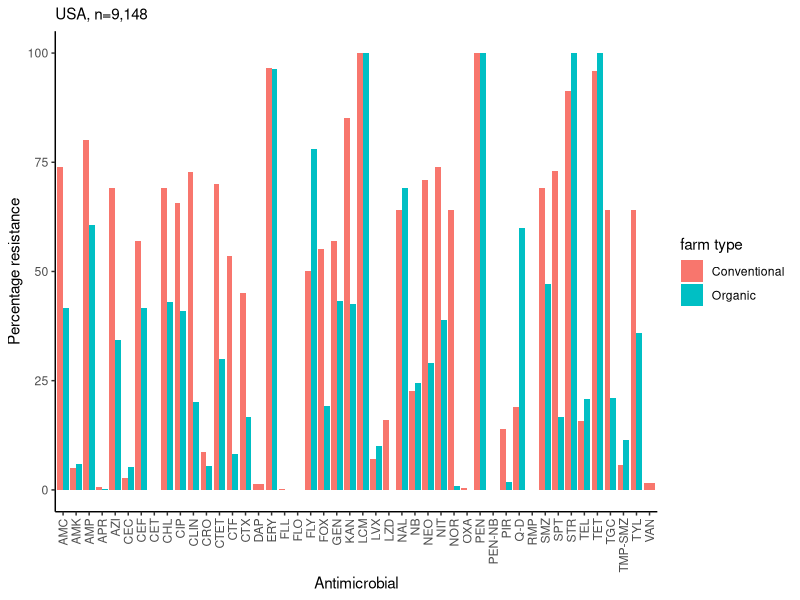
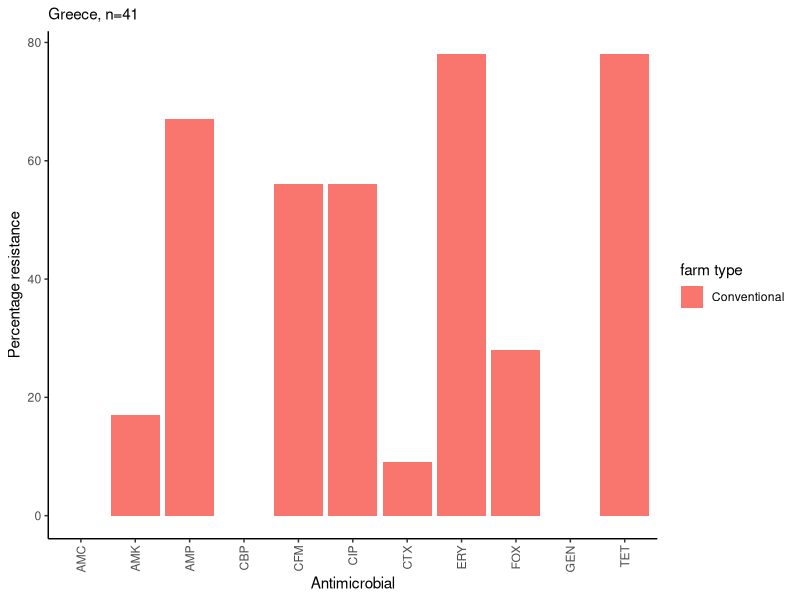
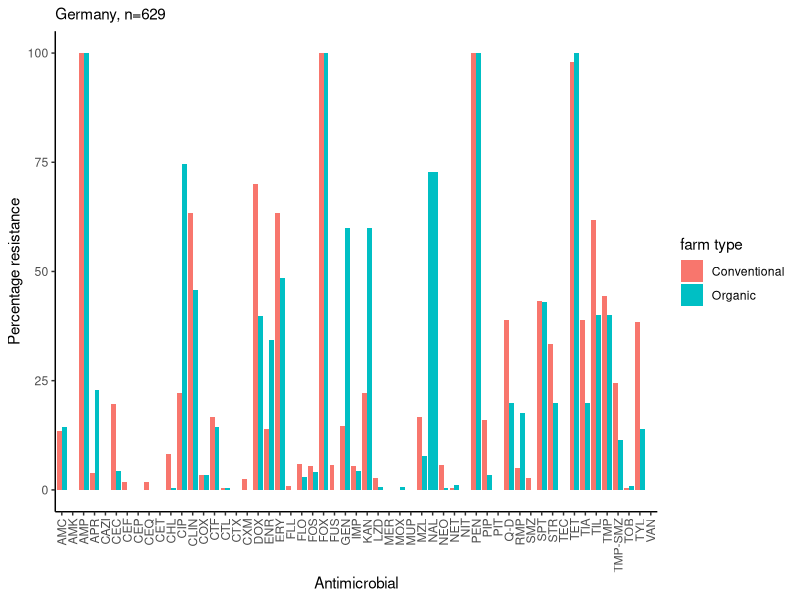
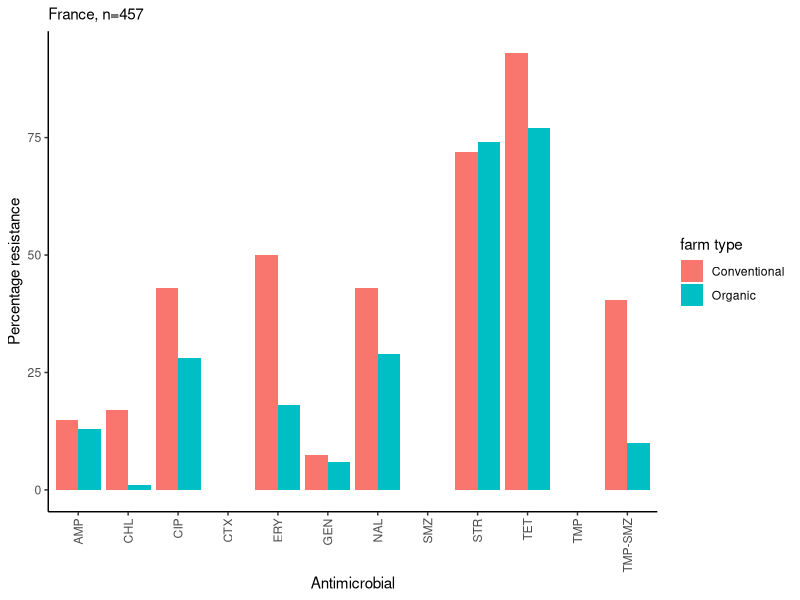
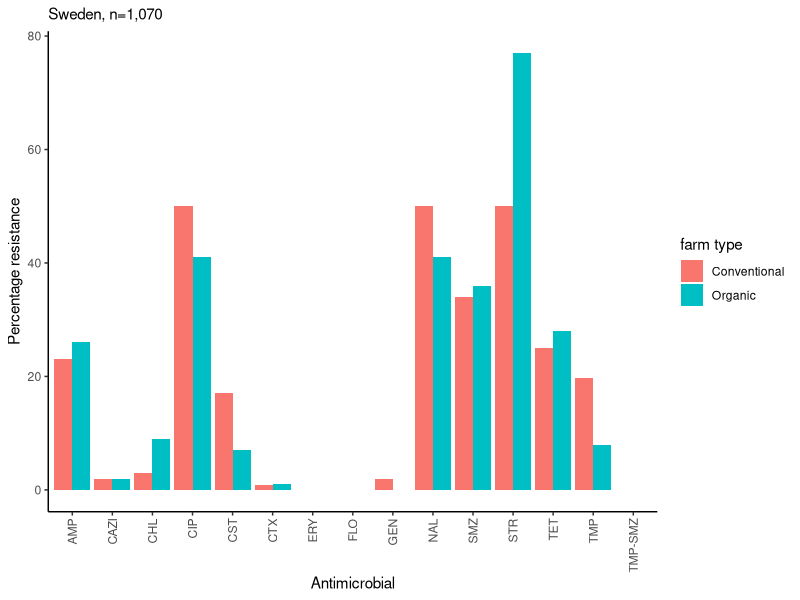
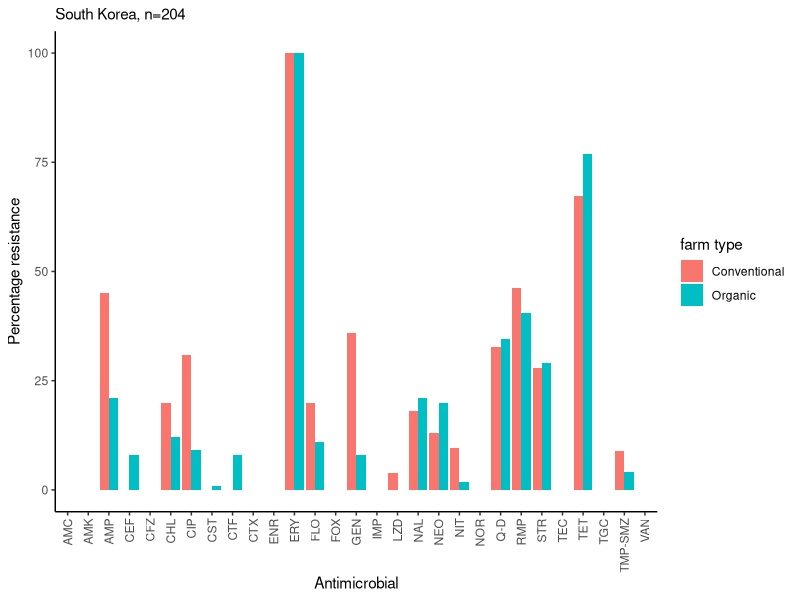
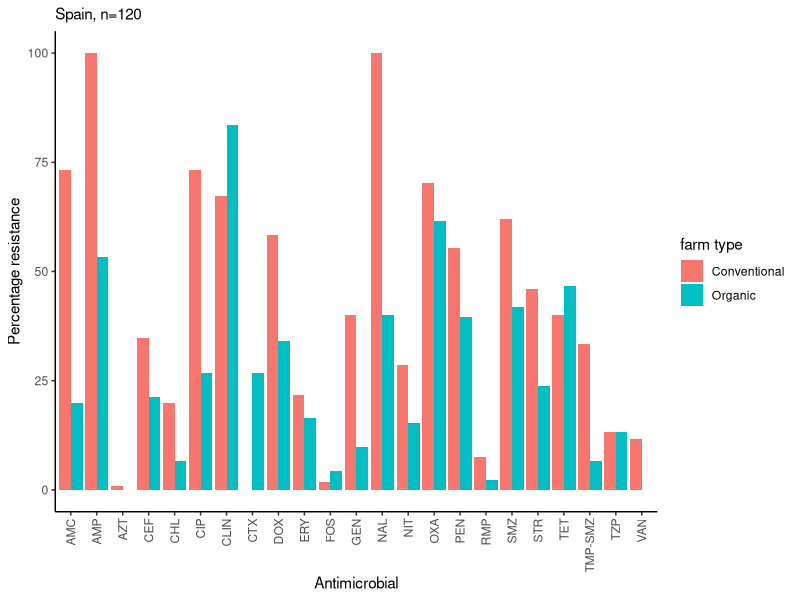
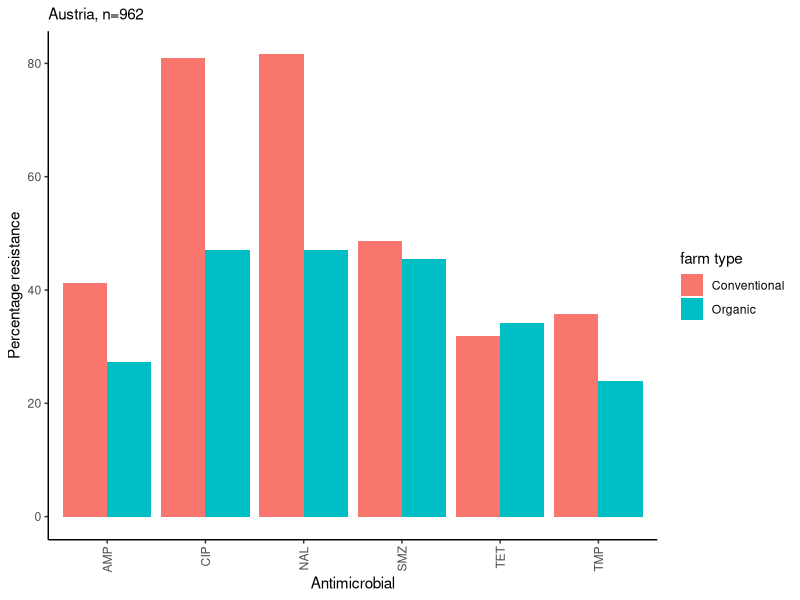

Write the R code that produced these figures, in order.
library(tidyverse)
library(ggplot2)
library(dplyr)
library(ggrepel)
library(patchwork)


setwd("C:/Users/hite/Desktop/conventionalvs organic project/AMR_conventionalvsorganic")

#Load data
main_data <- read_csv("conv.csv", na = "empty")

#changing percentage resistance into numeric class and rounding off  
main_data$percent_resistant <- as.numeric(as.character
                                          (main_data$percent_resistant))

main_data$percent_resistant <- round(main_data$percent_resistant, digits = 2)

bar_data <- main_data %>%
  group_by(author) %>%
  select("country",
         "farm_type",
         "sample_type",
         "host",
         "antimicrobial_compound",
         "pathogen",
         "strain",
         "percent_resistant",
         "no_isolates"
         
  )

bar_data <- bar_data %>%
  na.omit()
##Showing the countries in the data set
bar_data %>%
  count(country) %>%
  view()

##USA data

USA <- bar_data %>%
  filter(country == "United States of America") %>%
  select("country",
         "farm_type",
         "sample_type",
         "host",
         "antimicrobial_compound",
         "pathogen",
         "strain",
         "percent_resistant",
         "no_isolates"
         
  )
  
##USA bar plot

us_plot <- ggplot(USA, aes(x = antimicrobial_compound, 
                        y = percent_resistant, 
                        fill = farm_type
)
) +
  geom_bar(stat = "identity", position = "dodge") + 
  labs(subtitle = "USA, n=9,148",
       x = "Antimicrobial", y = "Percentage resistance", 
       fill = "farm type") + 
  theme_bw() + 
  theme_classic() + 
  theme(axis.text.x = element_text(angle = 90, vjust = 0.5, hjust = 1)) 
us_plot


#Greece data

Greece <- bar_data %>%
  filter(country == "Greece") %>%
  select("country",
         "farm_type",
         "sample_type",
         "host",
         "antimicrobial_compound",
         "pathogen",
         "strain",
         "percent_resistant",
         "no_isolates"
         
  )

##Greece bar plot

Greece_plot <- ggplot(Greece, aes(x = antimicrobial_compound, 
                           y = percent_resistant, 
                           fill = farm_type
)
) +
  geom_bar(stat = "identity", position = "dodge") + 
  labs(subtitle = "Greece, n=41",
       x = "Antimicrobial", y = "Percentage resistance", 
       fill = "farm type") + 
  theme_bw() + 
  theme_classic() + 
  theme(axis.text.x = element_text(angle = 90, vjust = 0.5, hjust = 1)) 
Greece_plot


#Germany data

Germany <- bar_data %>%
  filter(country == "Germany") %>%
  select("country",
         "farm_type",
         "sample_type",
         "host",
         "antimicrobial_compound",
         "pathogen",
         "strain",
         "percent_resistant",
         "no_isolates"
         
  )

##Germany bar plot

Germany_plot <- ggplot(Germany, aes(x = antimicrobial_compound, 
                                  y = percent_resistant, 
                                  fill = farm_type
)
) +
  geom_bar(stat = "identity", position = "dodge") + 
  labs(subtitle = "Germany, n=629",
       x = "Antimicrobial", y = "Percentage resistance", 
       fill = "farm type") + 
  theme_bw() + 
  theme_classic() + 
  theme(axis.text.x = element_text(angle = 90, vjust = 0.5, hjust = 1)) 
Germany_plot

#France data

France <- bar_data %>%
  filter(country == "France") %>%
  select("country",
         "farm_type",
         "sample_type",
         "host",
         "antimicrobial_compound",
         "pathogen",
         "strain",
         "percent_resistant",
         "no_isolates"
         
  )

##France bar plot

France_plot <- ggplot(France, aes(x = antimicrobial_compound, 
                                    y = percent_resistant, 
                                    fill = farm_type
)
) +
  geom_bar(stat = "identity", position = "dodge") + 
  labs(subtitle = "France, n=457",
       x = "Antimicrobial", y = "Percentage resistance", 
       fill = "farm type") + 
  theme_bw() + 
  theme_classic() + 
  theme(axis.text.x = element_text(angle = 90, vjust = 0.5, hjust = 1)) 
France_plot

#Sweden data

Sweden <- bar_data %>%
  filter(country == "Sweden") %>%
  select("country",
         "farm_type",
         "sample_type",
         "host",
         "antimicrobial_compound",
         "pathogen",
         "strain",
         "percent_resistant",
         "no_isolates"
         
  )

##Sweden bar plot

Sweden_plot <- ggplot(Sweden, aes(x = antimicrobial_compound, 
                                  y = percent_resistant, 
                                  fill = farm_type
)
) +
  geom_bar(stat = "identity", position = "dodge") + 
  labs(subtitle = "Sweden, n=1,070",
       x = "Antimicrobial", y = "Percentage resistance", 
       fill = "farm type") + 
  theme_bw() + 
  theme_classic() + 
  theme(axis.text.x = element_text(angle = 90, vjust = 0.5, hjust = 1)) 
Sweden_plot


#S.korea data

S.korea <- bar_data %>%
  filter(country == "South Korea") %>%
  select("country",
         "farm_type",
         "sample_type",
         "host",
         "antimicrobial_compound",
         "pathogen",
         "strain",
         "percent_resistant",
         "no_isolates"
         
  )

##S.korea bar plot

s.korea_plot <- ggplot(S.korea, aes(x = antimicrobial_compound, 
                                  y = percent_resistant, 
                                  fill = farm_type
)
) +
  geom_bar(stat = "identity", position = "dodge") + 
  labs(subtitle = "South Korea, n=204",
       x = "Antimicrobial", y = "Percentage resistance", 
       fill = "farm type") + 
  theme_bw() + 
  theme_classic() + 
  theme(axis.text.x = element_text(angle = 90, vjust = 0.5, hjust = 1)) 
s.korea_plot




#Spain data

Spain <- bar_data %>%
  filter(country == "Spain") %>%
  select("country",
         "farm_type",
         "sample_type",
         "host",
         "antimicrobial_compound",
         "pathogen",
         "strain",
         "percent_resistant",
         "no_isolates"
         
  )

##Spain bar plot

Spain_plot <- ggplot(Spain, aes(x = antimicrobial_compound, 
                                    y = percent_resistant, 
                                    fill = farm_type
)
) +
  geom_bar(stat = "identity", position = "dodge") + 
  labs(subtitle = "Spain, n=120",
       x = "Antimicrobial", y = "Percentage resistance", 
       fill = "farm type") + 
  theme_bw() + 
  theme_classic() + 
  theme(axis.text.x = element_text(angle = 90, vjust = 0.5, hjust = 1)) 
Spain_plot



#Austria data

Austria <- bar_data %>%
  filter(country == "Austria") %>%
  select("country",
         "farm_type",
         "sample_type",
         "host",
         "antimicrobial_compound",
         "pathogen",
         "strain",
         "percent_resistant",
         "no_isolates"
         
  )

##Austria bar plot

Austria_plot <- ggplot(Austria, aes(x = antimicrobial_compound, 
                                y = percent_resistant, 
                                fill = farm_type
)
) +
  geom_bar(stat = "identity", position = "dodge") + 
  labs(subtitle = "Austria, n=962",
       x = "Antimicrobial", y = "Percentage resistance", 
       fill = "farm type") + 
  theme_bw() + 
  theme_classic() + 
  theme(axis.text.x = element_text(angle = 90, vjust = 0.5, hjust = 1)) 
Austria_plot

#Italy data

Italy <- bar_data %>%
  filter(country == "Italy") %>%
  select("country",
         "farm_type",
         "sample_type",
         "host",
         "antimicrobial_compound",
         "pathogen",
         "strain",
         "percent_resistant",
         "no_isolates"
         
  )

##Italy bar plot

Italy_plot <- ggplot(Italy, aes(x = antimicrobial_compound, 
                                    y = percent_resistant, 
                                    fill = farm_type
)
) +
  geom_bar(stat = "identity", position = "dodge") + 
  labs(subtitle = "Italy, n=400",
       x = "Antimicrobial", y = "Percentage resistance", 
       fill = "farm type") + 
  theme_bw() + 
  theme_classic() + 
  theme(axis.text.x = element_text(angle = 90, vjust = 0.5, hjust = 1)) 
Italy_plot


#New zealand data

NZD <- bar_data %>%
  filter(country == "New Zealand") %>%
  select("country",
         "farm_type",
         "sample_type",
         "host",
         "antimicrobial_compound",
         "pathogen",
         "strain",
         "percent_resistant",
         "no_isolates"
         
  )

##New zealand bar plot

NZD_plot <- ggplot(NZD, aes(x = antimicrobial_compound, 
                                y = percent_resistant, 
                                fill = farm_type
)
) +
  geom_bar(stat = "identity", position = "dodge") + 
  labs(subtitle = "New Zealand, n=814",
       x = "Antimicrobial", y = "Percentage resistance", 
       fill = "farm type") + 
  theme_bw() + 
  theme_classic() + 
  theme(axis.text.x = element_text(angle = 90, vjust = 0.5, hjust = 1)) 
NZD_plot


#Denmark data

Denmark <- bar_data %>%
  filter(country == "Denmark") %>%
  select("country",
         "farm_type",
         "sample_type",
         "host",
         "antimicrobial_compound",
         "pathogen",
         "strain",
         "percent_resistant",
         "no_isolates"
         
  )

##Denmark bar plot

Denmark_plot <- ggplot(Denmark, aes(x = antimicrobial_compound, 
                            y = percent_resistant, 
                            fill = farm_type
)
) +
  geom_bar(stat = "identity", position = "dodge") + 
  labs(subtitle = "Denmark, n=52",
       x = "Antimicrobial", y = "Percentage resistance", 
       fill = "farm type") + 
  theme_bw() + 
  theme_classic() + 
  theme(axis.text.x = element_text(angle = 90, vjust = 0.5, hjust = 1)) 
Denmark_plot

#Thailand data

Thailand <- bar_data %>%
  filter(country == "Thailand") %>%
  select("country",
         "farm_type",
         "sample_type",
         "host",
         "antimicrobial_compound",
         "pathogen",
         "strain",
         "percent_resistant",
         "no_isolates"
         
  )

##Thailand bar plot

Thailand_plot <- ggplot(Thailand, aes(x = antimicrobial_compound, 
                            y = percent_resistant, 
                            fill = farm_type
)
) +
  geom_bar(stat = "identity", position = "dodge") + 
  labs(subtitle = "Thailand, n=162",
       x = "Antimicrobial", y = "Percentage resistance", 
       fill = "farm type") + 
  theme_bw() + 
  theme_classic() + 
  theme(axis.text.x = element_text(angle = 90, vjust = 0.5, hjust = 1)) 
Thailand_plot



##Marging plots together using patch work


(us_plot | Greece_plot | Germany_plot) /
    (France_plot | Sweden_plot | s.korea_plot) /
    (Spain_plot | Austria_plot | Italy_plot) /
    (NZD_plot | Denmark_plot | Thailand_plot) +
  plot_layout(guides = "collect") +
  plot_annotation(tag_levels = "a", tag_prefix = "(",
                  tag_suffix = ")") &
  theme(plot.tag = element_text(face = "bold"))

